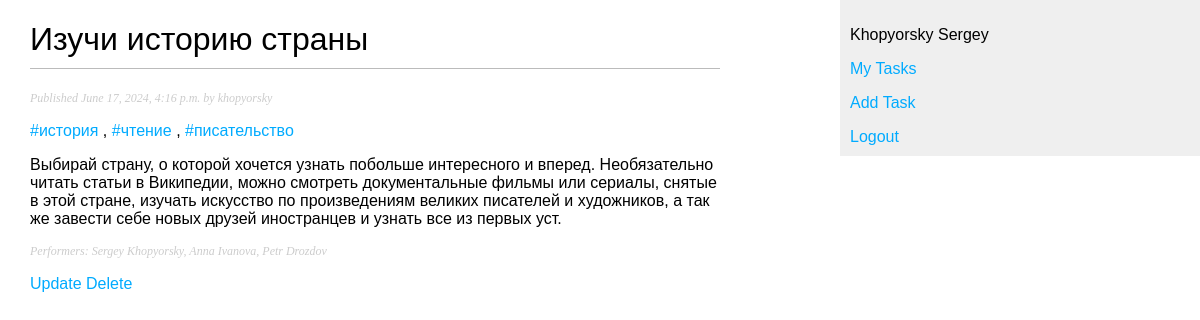
The app's page /task/izuchi-istoriju-strany/ (signed in) with its own data.
### tasks/models.py (models this page shows, shortened)
class Task(models.Model):
    class Status(models.TextChoices):
        IN_PROGRESS = 'PROG', 'In progress'
        IDLE = 'IDLE', 'Idle'
    name = models.CharField(max_length=100)
    detailed_descr = models.TextField(null=True, blank=True, verbose_name='description')
    slug = models.SlugField(max_length=100, unique_for_date='time_created')
    in_progress = models.CharField(max_length=4,
                                   choices=Status.choices,
                                   default=Status.IN_PROGRESS)
    created_by = models.ForeignKey(get_user_model(),
                                   on_delete=models.CASCADE,
                                   related_name='created_tasks',
                                   related_query_name='created_task',
                                   null=True)
    time_created = models.DateTimeField(auto_now_add=True)
    time_updated = models.DateTimeField(auto_now=True)
    time_to_finish = models.DateTimeField(null=True, blank=True)
    performers = models.ManyToManyField(get_user_model(),
                                        related_name='tasks',
                                        related_query_name='task')
    tags = TaggableManager(blank=True, related_name='tasks')
    objects = models.Manager()
    class Meta:
        ordering = ['-time_created']
        indexes = [
            models.Index(fields=['slug', 'time_created'])
        ]

### tasks/views.py (the view)
# urls.py: path('<slug:task_slug>/', TaskView.as_view(), name='page'),
class TaskView(LoginRequiredMixin, DetailView):
    model = Task
    template_name = 'tasks/task.html'
    slug_url_kwarg = 'task_slug'
    context_object_name = 'task'

### tasks/templatetags/task_tags.py (called while the page is built)
@register.inclusion_tag('tasks/task_info.html', name='info')
def show_task_info(task):
    return {'task': task}

@register.filter(name='_join')
def show_performers(performers):
    return ', '.join([f"{p.first_name} {p.last_name}" for p in performers])

### templates/tasks/task.html (shortened to what this page needs)
{% extends 'base.html' %}
{% load task_tags %}
{% block content %}
    <h1>{{ task.name }}</h1>
    <p class="date">{% info task %}</p>
    {% if task.tags.exists %}
        <p class="tags">
            {% for tag in task.tags.all %}
                <a href="{% url 'tasks:tag' tag.slug %}">#{{ tag.name }}</a>
                {% if not forloop.last %}, {% endif %}
            {% endfor %}
        </p>
    {% endif %}
    <p class="content">
        {{ task.detailed_descr }}
    </p>
    <p class="date">Performers: {{ task.performers.all|_join }}</p>
    {% if user == task.created_by %}
        <p class="button">
            <a href="{% url 'tasks:tasks:update' task.slug %}">Update</a>
            <a href="{% url 'tasks:tasks:delete' task.slug %}">Delete</a>
        </p>
    {% endif %}
{% endblock content %}

### templates/base.html (shortened to what this page needs)
{%  load static %}
<!DOCTYPE html>
<html>
<head>
    <link href="{% static 'css/tasks.css' %}" rel="stylesheet">
</head>
<body>
    <div id="content">
    {% block content %}
    {% endblock content %}
    </div>
    <div id="sidebar">
        {% if user.is_authenticated %}
            <p>{{ user.last_name }} {{ user.first_name }}</p>
            <p><a href="{% url 'tasks:tasks' %}">My Tasks</a></p>
            <p><a href="{% url 'tasks:add_task' %}">Add Task</a></p>
            <form method="post" action="{%  url 'users:logout' %}">
                <a href="#" onclick="parentNode.submit();">Logout</a>
            </form>
        {% else %}
            <p>
            You should <a href="{% url 'users:login' %}">log in</a> or
            <a href="{%  url 'users:signup' %}">sign up</a>.
            </p>
        {% endif %}
    </div>
</body>
</html>

### templates/tasks/task_info.html
Published {{ task.time_created }} by
{%  if task.created_by %}{{ task.created_by }}{% else %}Unknown Author{% endif %}

### static/css/tasks.css (style rules this page uses)
body { margin: 0; padding: 0; font-family: helvetica, sans-serif; }
a { color: #00abff; text-decoration: none; }
h1 { font-weight: normal; border-bottom: 1px solid #bbb; padding: 0 0 10px 0; }
#content { float: left; width: 60%; padding: 0 0 0 30px; }
#sidebar { float: right; width: 30%; padding: 10px; background: #efefef; height: 100%; }
p.date { color: #ccc; font-family: georgia, serif; font-size: 12px; font-style: italic; }
* { box-sizing: border-box; }

### records on screen
Task: name "Изучи историю страны", time_created "June 17, 2024, 4:16 p.m.", created_by "khopyorsky", detailed_descr "Выбирай страну, о которой хочется узнать побольше интересного и вперед. Необязательно читать статьи в Википедии, можно смотреть документальные фильмы или сериалы, снятые в этой стране, изучать искусство по произведениям великих писателей и художников, а так же завести себе новых друзей иностранцев и узнать все из первых уст.", performers.all|_join "Sergey Khopyorsky, Anna Ivanova, Petr Drozdov"
Tag: name "история"
Tag: name "чтение"
Tag: name "писательство"

### other values on screen
{{ user.last_name }} "Khopyorsky"
{{ user.first_name }} "Sergey"
